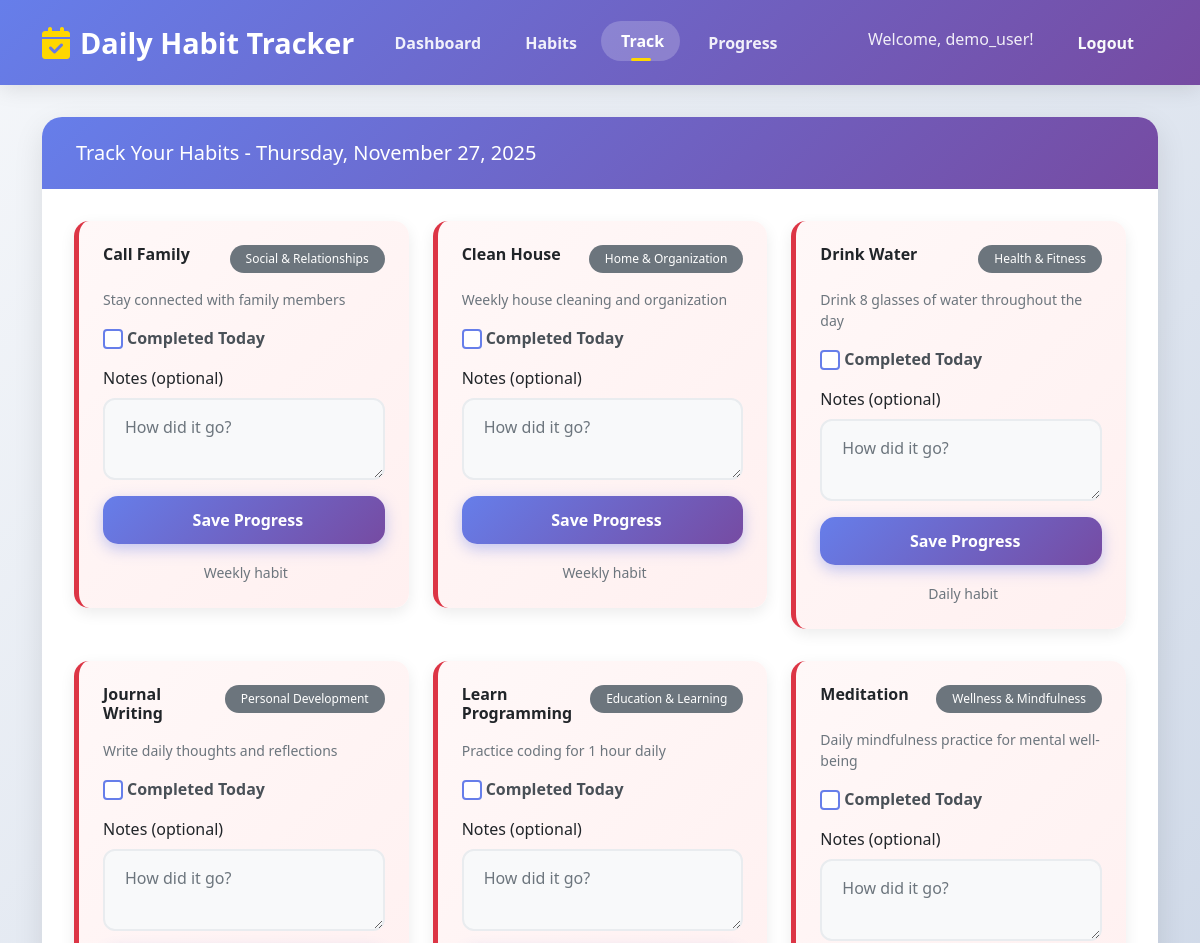
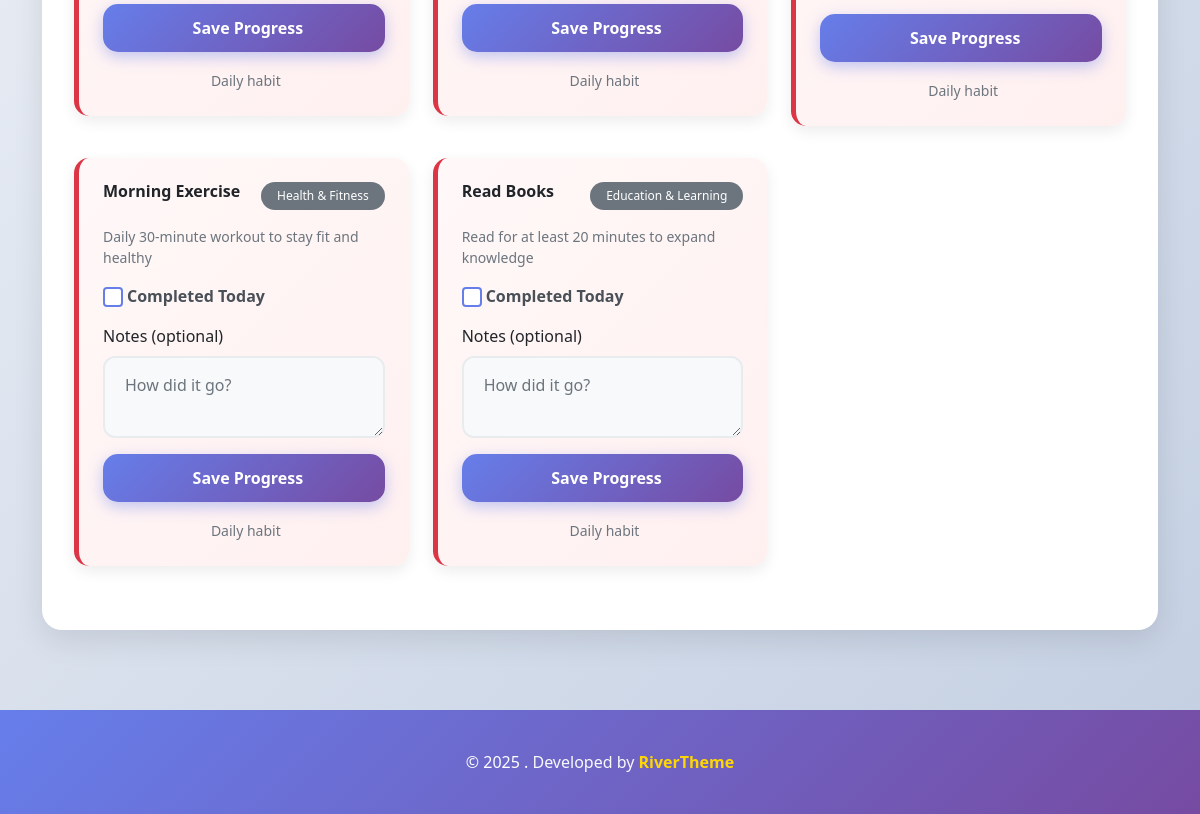
The app's page /track.php (signed in) with its own data (2 pictures, top to bottom).
### tables this page shows
CREATE TABLE IF NOT EXISTS users (
    id INT AUTO_INCREMENT PRIMARY KEY,
    username VARCHAR(50) UNIQUE NOT NULL,
    email VARCHAR(100) UNIQUE NOT NULL,
    password_hash VARCHAR(255) NOT NULL,
    first_name VARCHAR(50),
    last_name VARCHAR(50),
    created_at TIMESTAMP DEFAULT CURRENT_TIMESTAMP,
    updated_at TIMESTAMP DEFAULT CURRENT_TIMESTAMP ON UPDATE CURRENT_TIMESTAMP,
    is_active BOOLEAN DEFAULT TRUE
);

CREATE TABLE IF NOT EXISTS habits (
    id INT AUTO_INCREMENT PRIMARY KEY,
    user_id INT NOT NULL,
    title VARCHAR(100) NOT NULL,
    description TEXT,
    category VARCHAR(50),
    color VARCHAR(7) DEFAULT '#007bff',
    target_frequency ENUM('daily', 'weekly') DEFAULT 'daily',
    is_active BOOLEAN DEFAULT TRUE,
    created_at TIMESTAMP DEFAULT CURRENT_TIMESTAMP,
    updated_at TIMESTAMP DEFAULT CURRENT_TIMESTAMP ON UPDATE CURRENT_TIMESTAMP,
    FOREIGN KEY (user_id) REFERENCES users(id) ON DELETE CASCADE,
    INDEX idx_user_habits (user_id, is_active)
);

### track.php (the view, shortened to what this page needs)
<?php
require_once 'config.php';
$stmt = $pdo->prepare("SELECT id, title, description, category, color, target_frequency FROM habits WHERE user_id = ? AND is_active = 1 ORDER BY title");
$stmt->execute([$_SESSION['user_id']]);
$habits = $stmt->fetchAll();
$tracking_data = [];
$stmt = $pdo->prepare("SELECT username FROM users WHERE id = ?");
$stmt->execute([$_SESSION['user_id']]);
$user = $stmt->fetch();
?>
<!DOCTYPE html>
<html lang="en">
<head>
        <link href="https://cdn.jsdelivr.net/npm/bootstrap@5.1.3/dist/css/bootstrap.min.css" rel="stylesheet">
        <link rel="stylesheet" href="https://cdnjs.cloudflare.com/ajax/libs/font-awesome/6.4.0/css/all.min.css">
</head>
<body>
    <nav class="navbar navbar-expand-lg navbar-dark">
        <div class="container">
            <a class="navbar-brand" href="dashboard.php">
                <i class="fas fa-calendar-check"></i>
                Daily Habit Tracker
            </a>
            <div class="collapse navbar-collapse" id="navbarNav">
                <ul class="navbar-nav me-auto">
                    <li class="nav-item">
                        <a class="nav-link" href="dashboard.php">
                            <i class="bi bi-house-fill me-1"></i>Dashboard
                        </a>
                    </li>
                    <li class="nav-item">
                        <a class="nav-link" href="habits.php">
                            <i class="bi bi-list-check me-1"></i>Habits
                        </a>
                    </li>
                    <li class="nav-item">
                        <a class="nav-link active" href="track.php">
                            <i class="bi bi-calendar-check me-1"></i>Track
                        </a>
                    </li>
                    <li class="nav-item">
                        <a class="nav-link" href="progress.php">
                            <i class="bi bi-graph-up me-1"></i>Progress
                        </a>
                    </li>
                </ul>
                <div class="navbar-nav">
                    <span class="navbar-text me-3">
                        Welcome, <?php echo htmlspecialchars($user['username']); ?>!
                    </span>
                    <a href="logout.php" class="btn btn-outline-light">
                        <i class="bi bi-box-arrow-right me-1"></i>Logout
                    </a>
                </div>
            </div>
        </div>
    </nav>
    <div class="main-content">
        <div class="container">
            <div class="row">
                <div class="col-12">
                    <div class="card">
                        <div class="card-header">
                            <h5>
                                Track Your Habits - <?php echo date('l, F j, Y'); ?>
                            </h5>
                        </div>
                        <div class="card-body">
                            <?php if (empty($habits)): ?>
                                <div class="empty-state">
                                    <i class="bi bi-list-check"></i>
                                    <h5 class="text-muted mt-3">No habits to track yet</h5>
                                    <p class="text-muted">Create some habits first to start tracking your progress!</p>
                                    <a href="habits.php" class="btn btn-primary">
                                        <i class="bi bi-plus-circle me-2"></i>Create Your First Habit
                                    </a>
                                </div>
                            <?php else: ?>
                                <div class="row">
                                    <?php foreach ($habits as $habit): ?>
                                        <div class="col-md-6 col-lg-4 mb-3">
                                            <div class="habit-card <?php echo isset($tracking_data[$habit['id']]) && $tracking_data[$habit['id']]['completed'] ? 'completed' : 'not-completed'; ?>">
                                                <div class="d-flex justify-content-between align-items-start mb-3">
                                                    <h6 class="mb-0 fw-bold"><?php echo htmlspecialchars($habit['title']); ?></h6>
                                                    <span class="badge bg-secondary"><?php echo htmlspecialchars($habit['category']); ?></span>
                                                </div>
                                                <?php if ($habit['description']): ?>
                                                    <p class="text-muted mb-3 small">
                                                        <?php echo htmlspecialchars($habit['description']); ?>
                                                    </p>
                                                <?php endif; ?>
                                                <form method="POST" class="tracking-form">
                                                    <div class="mb-3">
                                                        <div class="form-check">
                                                            <input class="form-check-input" type="checkbox" name="completed" id="completed_<?php echo $habit['id']; ?>"
                                                                   <?php echo isset($tracking_data[$habit['id']]) && $tracking_data[$habit['id']]['completed'] ? 'checked' : ''; ?>>
                                                            <label class="form-check-label" for="completed_<?php echo $habit['id']; ?>">
                                                                <strong>Completed Today</strong>
                                                            </label>
                                                        </div>
                                                    </div>
                                                    <div class="mb-3">
                                                        <label for="notes_<?php echo $habit['id']; ?>" class="form-label">Notes (optional)</label>
                                                        <textarea class="form-control" id="notes_<?php echo $habit['id']; ?>" name="notes" rows="2"
                                                                  placeholder="How did it go?"><?php echo isset($tracking_data[$habit['id']]) ? htmlspecialchars($tracking_data[$habit['id']]['notes']) : ''; ?></textarea>
                                                    </div>
                                                    <button type="submit" name="track_habit" class="btn btn-primary w-100">
                                                        <i class="bi bi-save me-2"></i> Save Progress
                                                    </button>
                                                </form>
                                                <div class="mt-3 text-center">
                                                    <small class="text-muted">
                                                        <?php echo ucfirst($habit['target_frequency']); ?> habit
                                                    </small>
                                                </div>
                                            </div>
                                        </div>
                                    <?php endforeach; ?>
                                </div>
                            <?php endif; ?>
                        </div>
                    </div>
                </div>
            </div>
        </div>
    </div>
    <footer class="footer">
        <div class="container">
            <div class="text-center my-2">
                <div>
                    <span>© 2025 . </span>
                    <span class="text-light">Developed by </span>
                    <a href="https://rivertheme.com" class="fw-bold text-decoration-none" target="_blank" rel="noopener">RiverTheme</a>
                </div>
            </div>
        </div>
    </footer>
</body>
</html>

### track.php (style rules this page uses)
:root { --primary-gradient: linear-gradient(135deg, #667eea 0%, #764ba2 100%); --secondary-gradient: linear-gradient(135deg, #f093fb 0%, #f5576c 100%); --success-gradient: linear-gradient(135deg, #4facfe 0%, #00f2fe 100%); }
body { background: linear-gradient(135deg, #f5f7fa 0%, #c3cfe2 100%); min-height: 100vh; font-family: 'Segoe UI', Tahoma, Geneva, Verdana, sans-serif; }
.navbar { background: var(--primary-gradient) !important; box-shadow: 0 4px 20px rgba(0, 0, 0, 0.1); padding: 1rem 0; }
.navbar-brand { font-size: 1.8rem; font-weight: 700; color: white !important; text-decoration: none; display: flex; align-items: center; gap: 10px; }
.navbar-brand i { font-size: 2rem; color: #ffd700; }
.navbar-nav .nav-link { color: rgba(255, 255, 255, 0.9) !important; font-weight: 600; padding: 0.5rem 1rem !important; margin: 0 0.25rem; border-radius: 25px; transition: all 0.3s ease; position: relative; }
.navbar-nav .nav-link:hover, .navbar-nav .nav-link.active { color: white !important; background: rgba(255, 255, 255, 0.2); transform: translateY(-2px); }
.navbar-nav .nav-link.active::after { content: ''; position: absolute; bottom: 0; left: 50%; transform: translateX(-50%); width: 20px; height: 3px; background: #ffd700; border-radius: 2px; }
.navbar-text { color: rgba(255, 255, 255, 0.9) !important; font-weight: 500; }
.btn-outline-light { border: 2px solid rgba(255, 255, 255, 0.5); border-radius: 25px; padding: 0.5rem 1.5rem; font-weight: 600; transition: all 0.3s ease; }
.main-content { padding: 2rem 0; min-height: calc(100vh - 200px); }
.card { border: none; border-radius: 20px; box-shadow: 0 10px 30px rgba(0, 0, 0, 0.1); transition: all 0.3s ease; overflow: hidden; }
.card-header { background: var(--primary-gradient); color: white; border: none; padding: 1.5rem; font-weight: 600; font-size: 1.2rem; }
.card-header h5 { margin: 0; display: flex; align-items: center; gap: 10px; }
.card-body { padding: 2rem; }
.btn { border-radius: 15px; font-weight: 600; padding: 0.75rem 1.5rem; transition: all 0.3s ease; border: none; }
.btn-primary { background: var(--primary-gradient); box-shadow: 0 5px 15px rgba(102, 126, 234, 0.4); }
.habit-card { background: white; border-radius: 15px; padding: 1.5rem; margin-bottom: 1rem; box-shadow: 0 5px 15px rgba(0, 0, 0, 0.08); transition: all 0.3s ease; border-left: 5px solid #667eea; }
.habit-card.not-completed { border-left-color: #dc3545; background: linear-gradient(135deg, #fff8f8 0%, #fff0f0 100%); }
.form-check-input { width: 20px; height: 20px; margin-top: 0.2em; border-radius: 50%; border: 2px solid #667eea; transition: all 0.3s ease; }
.form-check-label { font-weight: 600; color: #495057; cursor: pointer; }
.form-control { border: 2px solid #e9ecef; border-radius: 12px; padding: 15px 20px; font-size: 16px; transition: all 0.3s ease; background: #f8f9fa; }
.badge { border-radius: 20px; padding: 0.5rem 1rem; font-weight: 500; }
.footer { background: var(--primary-gradient); color: white; padding: 2rem 0; margin-top: 3rem; }
.footer a { color: #ffd700; text-decoration: none; font-weight: 600; transition: all 0.3s ease; }

### records on screen
users: username "demo_user"
habits: title "Call Family", category "Social & Relationships", description "Stay connected with family members", notes "How did it go?", target_frequency "Weekly"
habits: title "Clean House", category "Home & Organization", description "Weekly house cleaning and organization", notes "How did it go?", target_frequency "Weekly"
habits: title "Drink Water", category "Health & Fitness", description "Drink 8 glasses of water throughout the day", notes "How did it go?", target_frequency "Daily"
habits: title "Journal Writing", category "Personal Development", description "Write daily thoughts and reflections", notes "How did it go?", target_frequency "Daily"
habits: title "Learn Programming", category "Education & Learning", description "Practice coding for 1 hour daily", notes "How did it go?", target_frequency "Daily"
habits: title "Meditation", category "Wellness & Mindfulness", description "Daily mindfulness practice for mental well-being", notes "How did it go?", target_frequency "Daily"
habits: title "Morning Exercise", category "Health & Fitness", description "Daily 30-minute workout to stay fit and healthy", notes "How did it go?", target_frequency "Daily"
habits: title "Read Books", category "Education & Learning", description "Read for at least 20 minutes to expand knowledge", notes "How did it go?", target_frequency "Daily"
